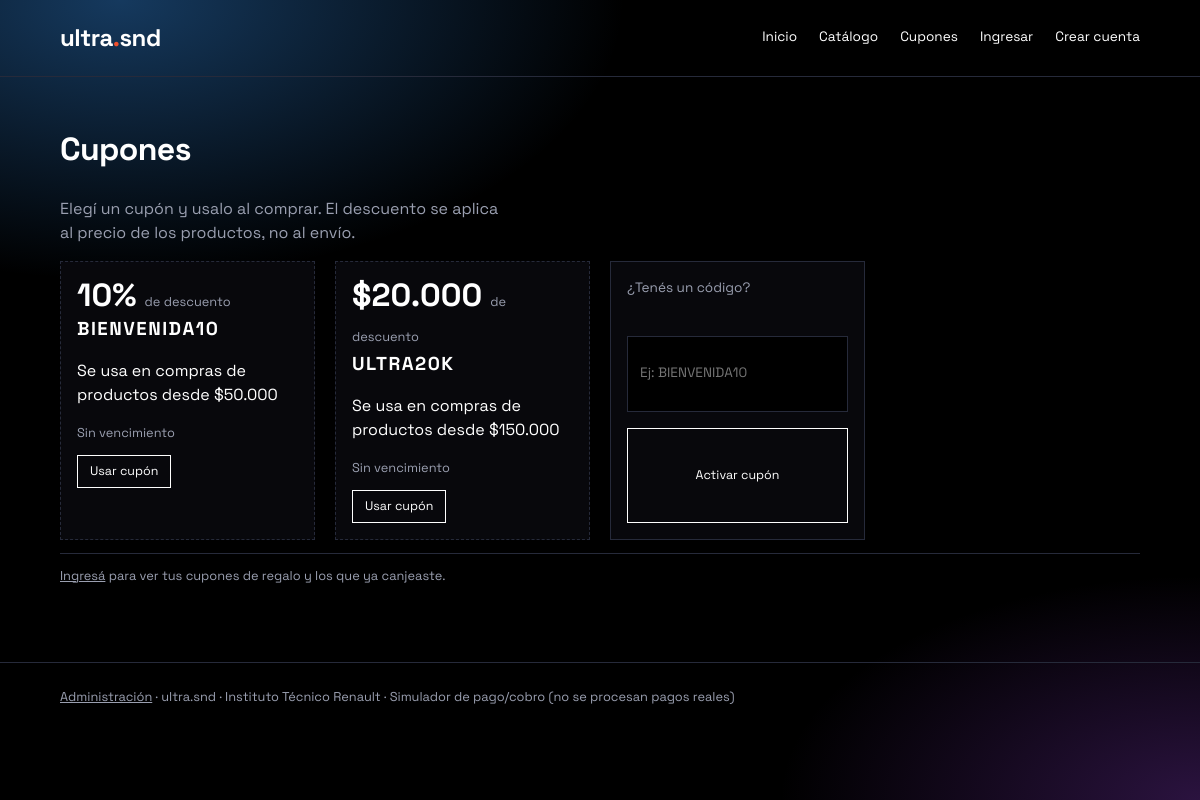
The app's page /cupones, older data.
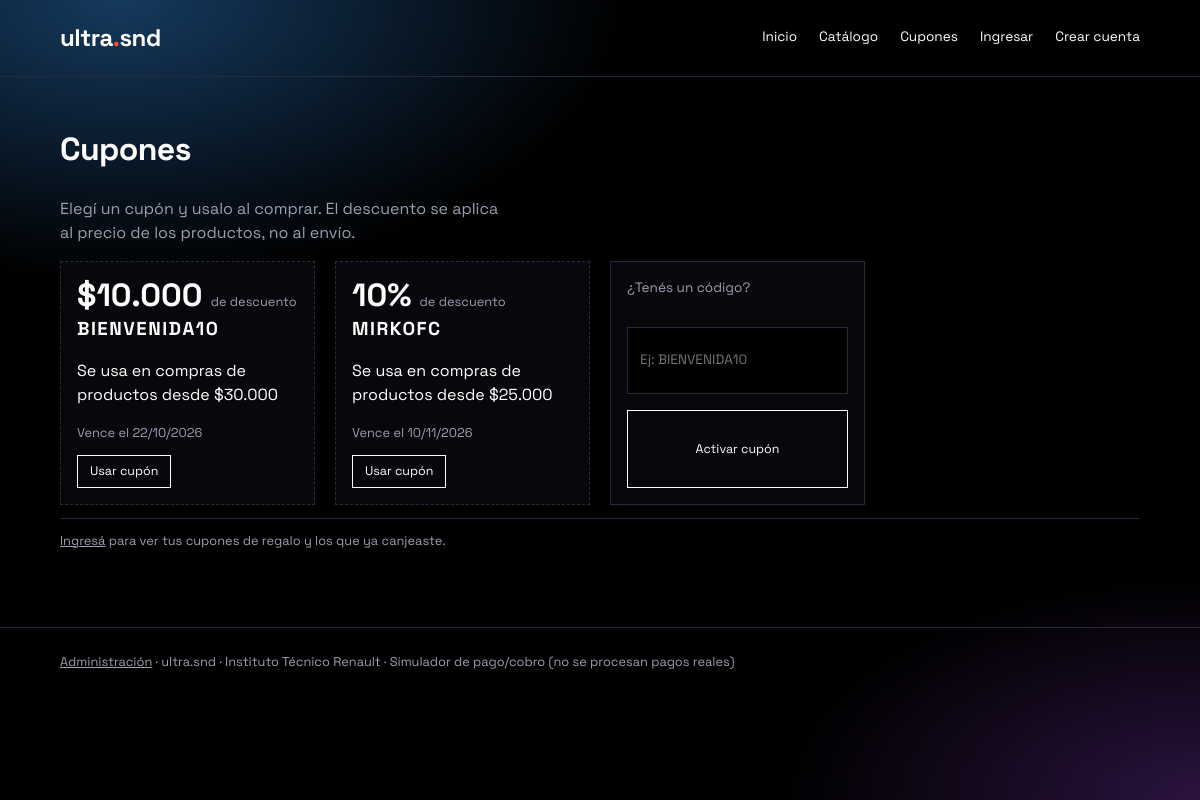
The same page, newer data.
### models.py (models this page shows, shortened)
class Cupon(db.Model):
    id = db.Column(db.Integer, primary_key=True)
    codigo = db.Column(db.String(20), unique=True, nullable=False)
    tipo = db.Column(db.String(12), nullable=False)  # porcentaje / monto
    valor = db.Column(db.Float, nullable=False)
    minimo = db.Column(db.Float, default=0)
    vence = db.Column(db.Date)
    usos_max = db.Column(db.Integer)
    usos = db.Column(db.Integer, default=0)
    activo = db.Column(db.Boolean, default=True)
    publico = db.Column(db.Boolean, default=True)  # aparece en la página de cupones
    usuario_id = db.Column(db.Integer, db.ForeignKey("usuario.id"))  # si tiene dueño, solo ese cliente lo puede usar
    origen = db.Column(db.String(12), default="admin")  # admin / regalo
    pedido_origen_id = db.Column(db.Integer)  # pedido que generó el regalo
    @property
    def valor_texto(self):
        return f"{self.valor:g}%" if self.tipo == "porcentaje" else _m(self.valor)

### app.py (the view)
    @app.route("/cupones")
    def cupones():
        yo = current_user.id if current_user.is_authenticated else 0
        todos = Cupon.query.filter(Cupon.activo.is_(True), db.or_(db.and_(Cupon.publico.is_(True), Cupon.usuario_id.is_(None)),
                                                                  Cupon.usuario_id == yo)).order_by(Cupon.id).all()
        usados, canjeados = {}, []
        if current_user.is_authenticated:
            for p in Pedido.query.filter(Pedido.usuario_id == yo, Pedido.cupon_id.isnot(None), Pedido.estado != "cancelado").order_by(Pedido.id):
                usados[p.cupon_id] = p
            canjeados = cupones_del_usuario(current_user)[1]
        def estado(c):
            p = usados.get(c.id)
            if p:
                return "usado", f"Ya lo usaste en el pedido {p.codigo}" + ("" if p.estado in ("pagado", "cobrado") else " (pendiente de pago)")
            if c.vence and c.vence < date.today():
                return "vencido", "Vencido"
            if c.usos_max is not None and c.usos >= c.usos_max:
                return "agotado", "Agotado"
            return "disponible", ""
        tarjetas = [(c, *estado(c)) for c in todos]
        return render_template("cupones.html", generales=[t for t in tarjetas if t[0].usuario_id is None],
                               propios=[t for t in tarjetas if t[0].usuario_id is not None], canjeados=canjeados,
                               cupon_activo=session.get("cupon"))

### models.py (called while the page is built)
def _m(v):
    return "$" + f"{v:,.0f}".replace(",", ".")

### templates/cupones.html (shortened to what this page needs)
{% extends "base.html" %}{% from "_macros.html" import cupon_card, csrf %}
{% block content %}
<section class="catalogo"><h2>Cupones</h2>
<p class="sub">Elegí un cupón y usalo al comprar. El descuento se aplica al precio de los productos, no al envío.</p>
<div class="grilla">
{% for c, est, nota in generales %}{{ cupon_card(c, est, nota) }}{% else %}<p>No hay cupones disponibles por ahora.</p>{% endfor %}
<form method="post" action="{{ url_for('activar_cupon') }}" class="tarjeta form">{{ csrf() }}
<label class="campo">¿Tenés un código?<input class="in" name="codigo" maxlength="20" autocomplete="off" placeholder="Ej: BIENVENIDA10"></label>
<button class="btn chico">Activar cupón</button></form>
</div>
{% if current_user.is_authenticated %}
<h2>Mis cupones de regalo</h2>
<div class="grilla">{% for c, est, nota in propios %}{{ cupon_card(c, est, nota) }}{% else %}<p class="nota">Todavía no tenés cupones de regalo. Con compras desde {{ REGALO_DESDE|money }} te regalamos uno.</p>{% endfor %}</div>
<h2>Cupones canjeados</h2>
<div class="tabla-wrap"><table><tr><th>Cupón</th><th>Pedido</th><th>Ahorraste</th><th>Fecha</th></tr>
{% for p in canjeados %}<tr><td><b>{{ p.cupon_codigo }}</b></td><td><a href="{{ url_for('detalle_pedido', id=p.id) }}">{{ p.codigo }}</a></td><td>{{ p.descuento|money2 }}</td><td>{{ p.fecha|fecha }}</td></tr>
{% else %}<tr><td colspan="4">Todavía no canjeaste cupones.</td></tr>{% endfor %}</table></div>
{% else %}<p class="nota"><a href="{{ url_for('login') }}">Ingresá</a> para ver tus cupones de regalo y los que ya canjeaste.</p>{% endif %}
</section>
{% endblock %}

### templates/base.html (shortened to what this page needs)
{% from "_macros.html" import csrf %}
<!doctype html>
<html lang="es"><head><meta charset="utf-8"><meta name="viewport" content="width=device-width, initial-scale=1">
<link rel="stylesheet" href="{{ url_for('static', filename='css/style.css') }}"></head>
<body><div class="fondo"></div>
<header class="barra">
  <a class="logo" href="{{ url_for('index') }}">ultra<i>.</i>snd</a>
  <nav>
    <a href="{{ url_for('index') }}">Inicio</a>
    <a href="{{ url_for('catalogo') }}">Catálogo</a>
    <a href="{{ url_for('cupones') }}">Cupones</a>
    {% if current_user.is_authenticated %}
      <a href="{{ url_for('pedidos') }}">Mis pedidos</a>
      <a href="{{ url_for('cuenta') }}">Mi cuenta</a>
      {% if current_user.es_admin %}<a href="{{ url_for('admin_productos') }}">Productos</a><a href="{{ url_for('admin_cupones') }}">Admin cupones</a><a href="{{ url_for('cobros') }}">Cobros</a>{% endif %}
      <form method="post" action="{{ url_for('logout') }}">{{ csrf() }}<button class="enlace">Salir ({{ current_user.nombre }})</button></form>
    {% else %}
      <a href="{{ url_for('login') }}">Ingresar</a><a href="{{ url_for('registro') }}">Crear cuenta</a>
    {% endif %}
  </nav>
</header>
<main>{% block content %}{% endblock %}</main>
<footer><a href="{{ url_for('admin_login') }}">Administración</a> · ultra.snd · Instituto Técnico Renault · Simulador de pago/cobro (no se procesan pagos reales)</footer>
</body></html>

### templates/_macros.html (shortened to what this page needs)
{% macro cupon_card(c, estado="disponible", nota="") %}<div class="tarjeta cupon{{ '' if estado == 'disponible' else ' cupon-off' }}"><p class="cupon-valor">{{ c.valor_texto }} <small>de descuento</small></p><h3>{{ c.codigo }}</h3>
<p>{{ "Se usa en compras de productos desde " ~ (c.minimo|money) if c.minimo else "Sin compra mínima" }}</p>
<p class="stock">{{ "Vence el " ~ c.vence.strftime("%d/%m/%Y") if c.vence else "Sin vencimiento" }}</p>
{% if estado == "disponible" %}<form method="post" action="{{ url_for('activar_cupon') }}">{{ csrf() }}<input type="hidden" name="codigo" value="{{ c.codigo }}"><button class="btn chico">Usar cupón</button></form>{% else %}<p class="estado-cupon {{ estado }}">{{ nota or estado|capitalize }}</p>{% endif %}</div>{% endmacro %}

### static/css/style.css (style rules this page uses)
:root { --negro:#000;--panel:#0a0a0f;--blanco:#fff;--gris:#9a9fb0;--linea:#262a3a;--naranja:#f0502d;--crema:#f6e3a8;--azul:#2f7fd1;--violeta:#6b2f9e;color-scheme:dark }
* { box-sizing:border-box }
html { scroll-behavior:smooth }
body { margin:0;background:var(--negro);color:var(--blanco);font-family:"Space Grotesk",system-ui,sans-serif;line-height:1.5;min-height:100vh;position:relative }
.fondo { position:fixed;inset:0;z-index:-1;background:radial-gradient(60% 50% at 10% 0%,rgba(47,127,209,.45),transparent 70%),radial-gradient(50% 40% at 100% 100%,rgba(107,47,158,.4),transparent 70%) }
a { color:inherit }
.barra { display:flex;justify-content:space-between;align-items:center;flex-wrap:wrap;gap:12px;padding:20px clamp(16px,5vw,64px);border-bottom:1px solid var(--linea) }
.logo { font-weight:700;font-size:1.5rem;text-decoration:none;letter-spacing:-.02em }
.logo i { color:var(--naranja);font-style:normal }
nav { display:flex;gap:22px;align-items:center;flex-wrap:wrap;font-size:.85rem }
nav a { text-decoration:none;padding:4px 0;border-bottom:1px solid transparent }
main { padding:0 clamp(16px,5vw,64px) 64px }
h2 { font-size:2rem;margin:48px 0 24px;letter-spacing:-.02em }
.sub { color:var(--gris);max-width:44ch }
.btn { display:inline-block;border:1px solid var(--blanco);background:transparent;color:var(--blanco);padding:12px 22px;font:inherit;font-size:.85rem;text-decoration:none;cursor:pointer;transition:background .2s,color .2s }
.btn.chico { padding:6px 12px;font-size:.78rem }
.grilla { display:grid;grid-template-columns:repeat(auto-fill,minmax(240px,1fr));gap:20px }
.tarjeta { display:block;text-decoration:none;border:1px solid var(--linea);background:rgba(10,10,15,.8);padding:16px;transition:border-color .2s }
small { color:var(--gris) }
h3 { margin:.1em 0 }
.stock { color:var(--gris);font-size:.8rem }
.form { display:grid;gap:16px }
.campo { display:grid;gap:6px;font-size:.85rem;color:var(--gris) }
.in { background:var(--negro);border:1px solid var(--linea);color:var(--blanco);padding:11px 12px;font:inherit }
.nota { font-size:.8rem;color:var(--gris);border-top:1px solid var(--linea);padding-top:12px }
footer { padding:24px clamp(16px,5vw,64px);border-top:1px solid var(--linea);color:var(--gris);font-size:.8rem }
.cupon { border-style:dashed }
.cupon h3 { letter-spacing:.08em }
.in,select.in,textarea.in { width:100%;min-width:0;max-width:100% }
.campo,.form>*,.fila>* { min-width:0 }
.cupon-valor { font-size:2rem;font-weight:700;margin:0;line-height:1.1 }
.cupon-valor small { font-size:.8rem;font-weight:400;color:var(--gris) }

Row changes from the older to the newer data that the page shows:
removed Cupon: valor_texto "$20.000", codigo "ULTRA20K", minimo "Se usa en compras de productos desde $150.000", vence "Sin vencimiento"
changed Cupon "BIENVENIDA10": valor_texto "10%" → "$10.000"; minimo "Se usa en compras de productos desde $50.000" → "Se usa en compras de productos desde $30.000"; vence "Sin vencimiento" → "Vence el 22/10/2026"
added Cupon: valor_texto "10%", codigo "MIRKOFC", minimo "Se usa en compras de productos desde $25.000", vence "Vence el 10/11/2026"
